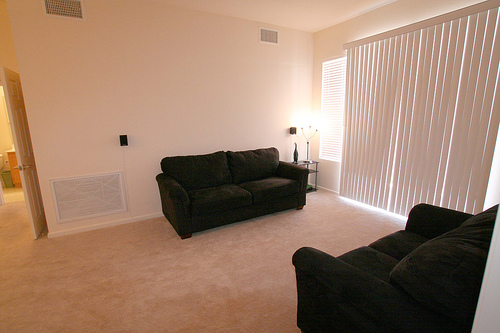
#> input picture PASCAL/2008_003709.jpg, 500 x 333 px
$ python dbscan.py
#> lines starting #> are read from the running program, lines starting #| are printed output that depends on the picture
import numpy as np
import cv2
import matplotlib.pyplot as plt
from sklearn.cluster import DBSCAN
import os

image_file = '2008_003709.jpg' # Input image in images folder
image_save = '2008_003709_dbscan.png'
par_eps = 5
par_sam = 50
pos_factor = 100 # How important the position of pixels is; Change the range of the dimension to 1 until pos_factor

#############################

image_path = os.path.join('PASCAL/', image_file)

image= cv2.imread(image_path)
#> image is the input picture: shape (333, 500, 3); mean B, G, R 107.3, 127.9, 158.8

# # Change color to Lab
image_Lab = cv2.cvtColor(image, cv2.COLOR_BGR2Lab)
#> image_Lab: shape (333, 500, 3); mean of channels 0, 1, 2 140.2, 137, 143.6

img_dimension = np.shape(image_Lab)
#> img_dimension = (333, 500, 3)
img_w_pos = np.zeros([img_dimension[0], img_dimension[1], 5])

for i in range(img_dimension[0]):
    for j in range(img_dimension[1]):
        img_w_pos[i][j] = np.append(image_Lab[i][j], [(i/img_dimension[0]) * pos_factor, (j/img_dimension[1]) * pos_factor])


# Reshaping the image into a 2D array of pixels and 3 color values (RGB)
pixel_vals = img_w_pos.reshape((-1,5))

# Convert to float type
pixel_vals = np.float32(pixel_vals)

db = DBSCAN(eps=par_eps, min_samples=par_sam).fit(pixel_vals)

print(db.labels_)
#> (printed output is left out)

segmented_image = np.uint8(db.labels_.reshape(image.shape[:2]))
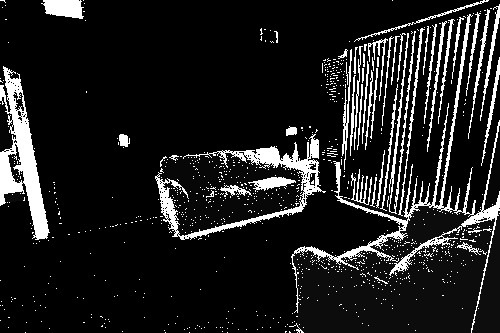
#> segmented_image: shape (333, 500); min 0, max 255, mean 31.2

# plt.figure('Original Image')
# plt.imshow(image)

plt.figure('Segmented Image')
plt.imshow(segmented_image)

plt.imsave(image_save, segmented_image)
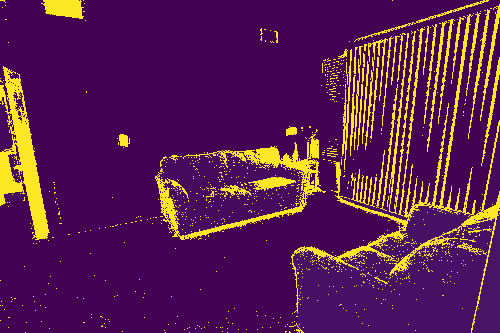
#> saved as 2008_003709_dbscan.png: shape (333, 500, 3); mean R, G, B 89.8, 30, 80.9

plt.show()

$ run again, with PASCAL/2007_000063.jpg copied over PASCAL/2008_003709.jpg
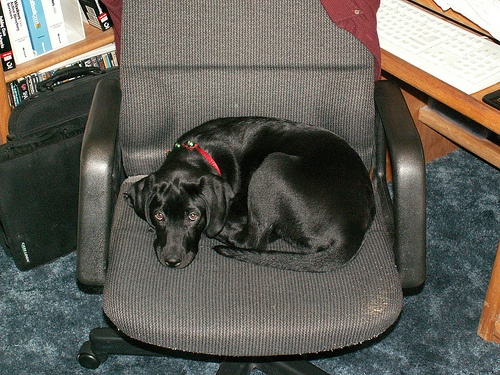
#> input picture PASCAL/2007_000063.jpg, 500 x 375 px
#> image is the input picture: shape (375, 500, 3); mean B, G, R 88.8, 96.3, 98
#> image_Lab: shape (375, 500, 3); mean of channels 0, 1, 2 101.8, 127.5, 132.7
#> (printed output is left out)
#> `segmented_image = np.uint8(db.labels_.reshape(image.shape[:2]))`:
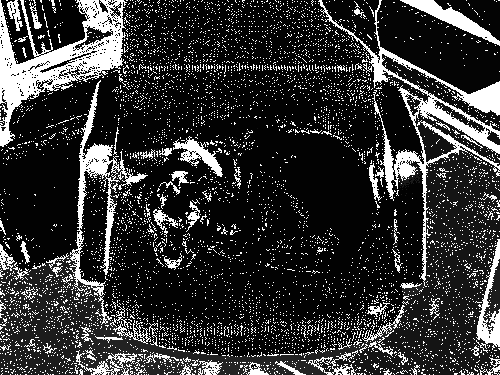
#> segmented_image: shape (375, 500); min 0, max 255, mean 51.9
#> `plt.imsave(image_save, segmented_image)`:
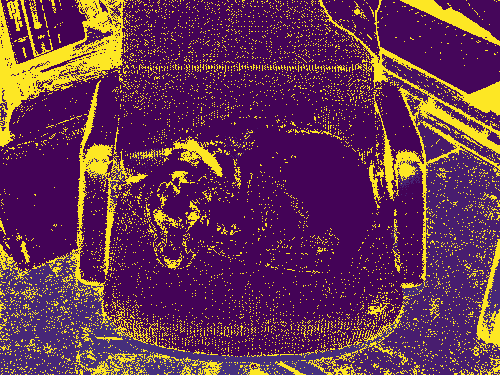
#> saved as 2008_003709_dbscan.png: shape (375, 500, 3); mean R, G, B 102.1, 50.1, 83

$ run again, with PASCAL/2007_005989.jpg copied over PASCAL/2008_003709.jpg
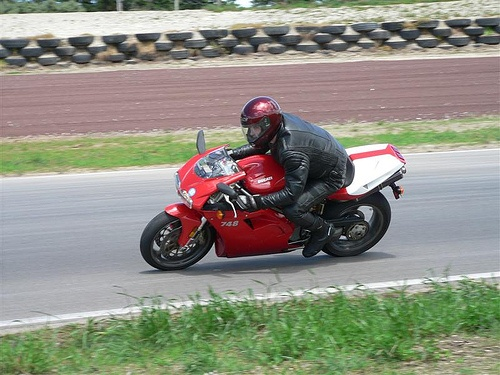
#> input picture PASCAL/2007_005989.jpg, 500 x 375 px
#> image is the input picture: shape (375, 500, 3); mean B, G, R 129.5, 142.4, 142.1
#> image_Lab: shape (375, 500, 3); mean of channels 0, 1, 2 149.4, 125.8, 135.4
#> (printed output is left out)
#> `segmented_image = np.uint8(db.labels_.reshape(image.shape[:2]))`:
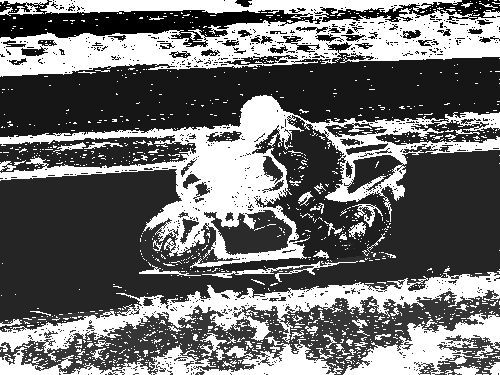
#> segmented_image: shape (375, 500); min 0, max 255, mean 110.8
#> `plt.imsave(image_save, segmented_image)`:
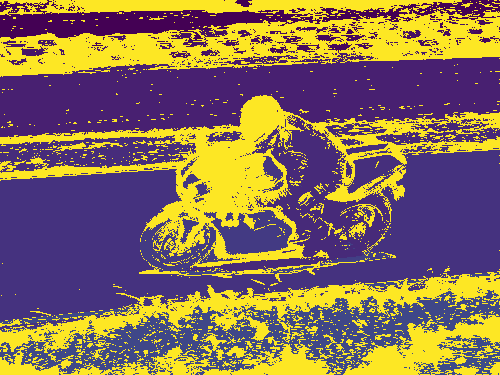
#> saved as 2008_003709_dbscan.png: shape (375, 500, 3); mean R, G, B 133.9, 110, 90.9

$ run again, with PASCAL/2008_001439.jpg copied over PASCAL/2008_003709.jpg
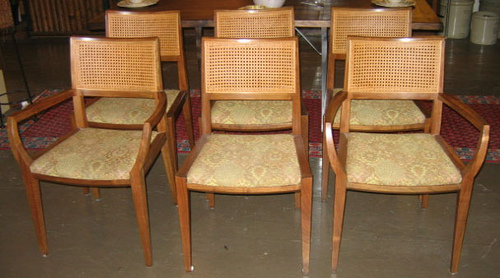
#> input picture PASCAL/2008_001439.jpg, 500 x 278 px
#> image is the input picture: shape (278, 500, 3); mean B, G, R 66, 97.9, 129.7
#> image_Lab: shape (278, 500, 3); mean of channels 0, 1, 2 110.6, 136.9, 150.9
#> (printed output is left out)
#> `segmented_image = np.uint8(db.labels_.reshape(image.shape[:2]))`:
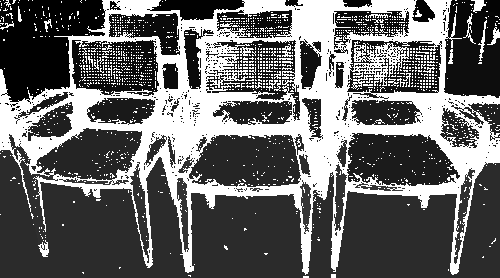
#> segmented_image: shape (278, 500); min 0, max 255, mean 103.4
#> `plt.imsave(image_save, segmented_image)`:
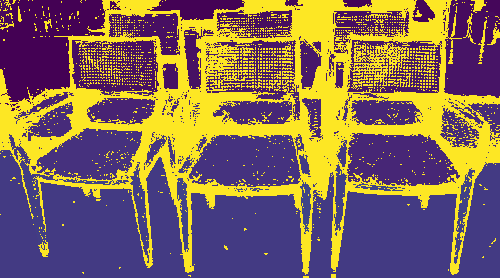
#> saved as 2008_003709_dbscan.png: shape (278, 500, 3); mean R, G, B 128.8, 103, 91.2
